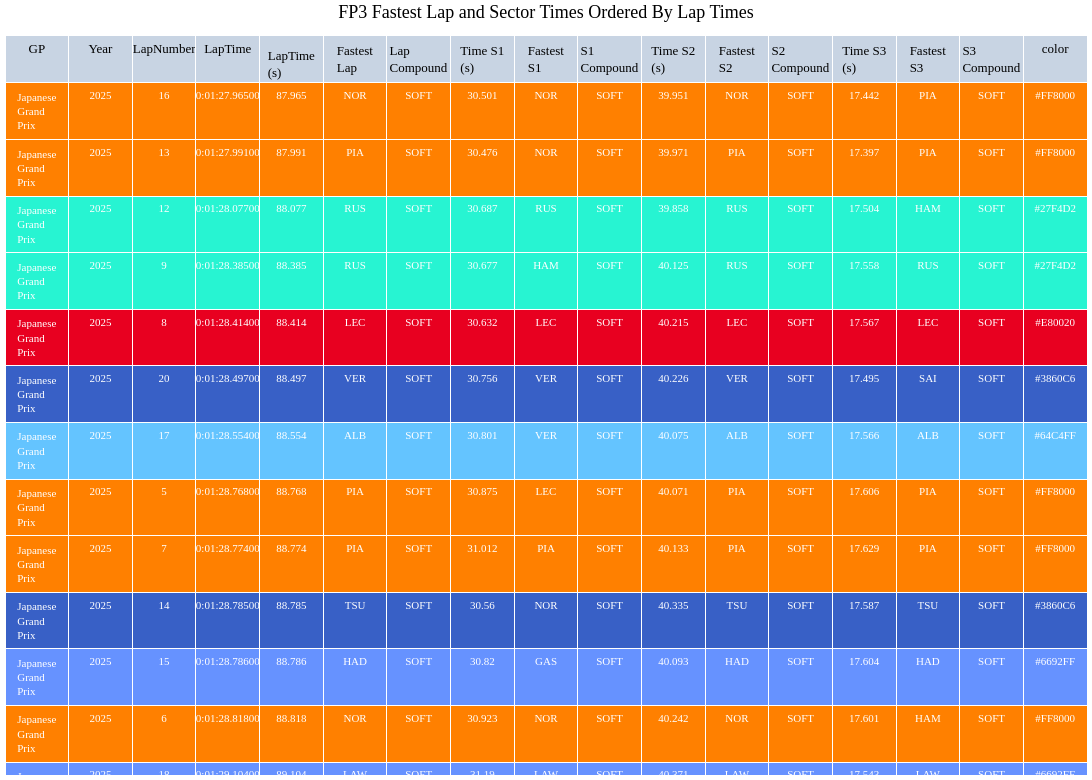

Notebook source saved alongside this figure:
### Code cell
import plotly.graph_objects as go
# colors = n_colors('rgb(255, 200, 200)', 'rgb(200, 0, 0)', 9, colortype='rgb')

fig_fp3 = go.Figure(go.Table
 (header={"values": LapTime_fp3_ordered.columns},
  cells=dict(
    values=LapTime_fp3_ordered.T.values,
    fill_color=[LapTime_fp3_ordered.color],
    align='center', font=dict(color='white', size=11)
    ))
 )

# fig_fp3.update_layout(
#     updatemenus=[
#         {
#             "buttons": [
#                 {
#                     "label": c,
#                     "method": "update",
#                     "args": [
#                         {
#                             "cells": {
#                                 "values": LapTime_fp3_ordered.T.values
#                                 if c == "All"
#                                 else LapTime_fp3_ordered.loc[LapTime_fp3_ordered["LapNumber"].eq(c)].T.values
#                             }
#                         }
#                     ],
#                 }
#                 for c in ["All"] + LapTime_fp3_ordered["LapNumber"].unique().tolist()
#             ]
#         }
#     ]
# )
fig_fp3.update_layout(
    title="FP3 Fastest Lap and Sector Times Ordered By Lap Times",
        title_x=0.5,
    yaxis = dict(tickfont = dict(size=15)),
    xaxis = dict(tickfont = dict(size=15)),
    font=dict(
        family="PT Sans Narrow",
        size=13,
        color="Black"
    ),
    height=780,
    width=1200,
    title_font_family="PT Sans Narrow",
    margin=dict(l=5, r=5, t=35, b=5),
)

fig_fp3.show()

### Figure 1 — Plotly figure (JSON) as saved in the notebook; plotly's stock layout.template omitted (floating-point values rounded to 4 significant figures; data arrays with more than 128 entries replaced by an {"elided": "..."} marker saying what was removed)
{"data": [{"cells": {"align": "center", "fill": {"color": [["#FF8000", "#FF8000", "#27F4D2", "#27F4D2", "#E80020", "#3860C6", "#64C4FF", "#FF8000", "#FF8000", "#3860C6", "#6692FF", "#FF8000", "#6692FF", "#E80020", "#E80020", "#3860C6", "#0093cc", "#229971", "#6692FF"]]}, "font": {"color": "white", "size": 11}, "values": {"elided": "17x19 mixed values"}}, "header": {"values": ["GP", "Year", "LapNumber", "LapTime", "LapTime (s)", "Fastest Lap", "Lap Compound", "Time S1 (s)", "Fastest S1", "S1 Compound", "Time S2 (s)", "Fastest S2", "S2 Compound", "Time S3 (s)", "Fastest S3", "S3 Compound", "color"]}, "type": "table"}], "layout": {"font": {"color": "Black", "family": "PT Sans Narrow", "size": 13}, "height": 780, "margin": {"b": 5, "l": 5, "r": 5, "t": 35}, "title": {"font": {"family": "PT Sans Narrow"}, "text": "FP3 Fastest Lap and Sector Times Ordered By Lap Times", "x": 0.5}, "width": 1200, "xaxis": {"tickfont": {"size": 15}}, "yaxis": {"tickfont": {"size": 15}}}}
